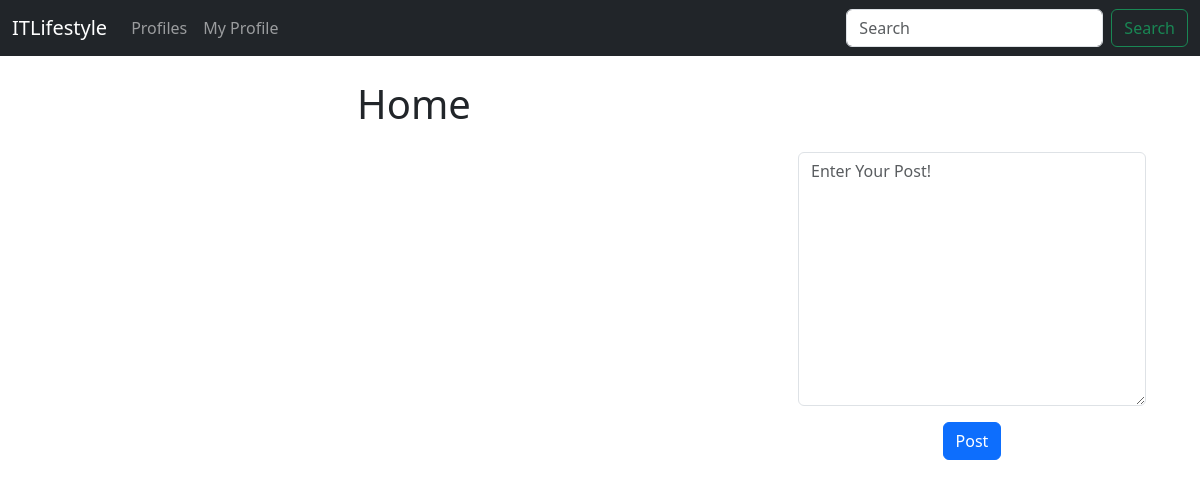
The app's page / (signed in), older data.
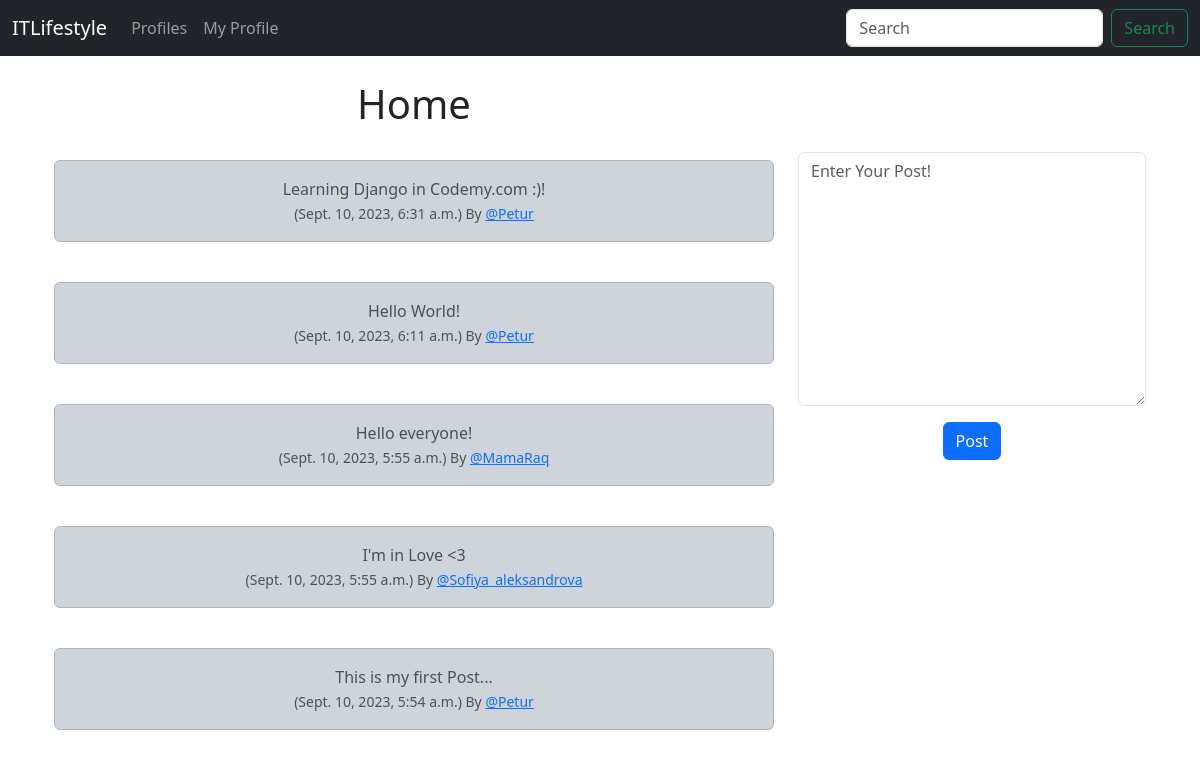
The same page, newer data.
### itlifestyle/models.py (models this page shows, shortened)
class UserPost(models.Model):
    user = models.ForeignKey(
        User,
        related_name='post',
        on_delete=models.DO_NOTHING
    )
    body = models.CharField(max_length=200)
    created_at = models.DateTimeField(auto_now_add=True)

### itlifestyle/views.py (the view, shortened to what this page needs)
# urls.py: path('', views.home, name='home'),
def home(request):
    if request.user.is_authenticated:
        form = PostForm(request.POST or None)
        posts = UserPost.objects.all().order_by('-created_at')
        return render(request, 'home.html', {'posts': posts, 'form': form})
    else:
        messages.success(request, 'You Must Be Logged In To View This Page!')
        return redirect('home')

### itlifestyle/forms.py
class PostForm(forms.ModelForm):
    body = forms.CharField(required=True,
                           widget=forms.widgets.Textarea(attrs={'placeholder': 'Enter Your Post!',
                                                                'class': 'form-control'}),
                           label='',
                           )
    class Meta:
        model = UserPost
        exclude = ('user',)

### itlifestyle/templates/home.html (shortened to what this page needs)
{% extends 'base.html' %}
{% block content %}
<div class="container text-center">
    <div class="row">
        <div class="col-8">
            <h1>Home</h1>
            <br/>
            {% for post in posts %}
            <div class="alert alert-dark" role="alert">
                {{ post.body }}<br/>
                <small class="text-muted">
                    ({{ post.created_at }}) By
                    <a href="{% url 'profile' post.user.id %}">@{{ post.user.username }}</a>
                </small>
            </div>
            <br/>
            {% endfor %}
        </div>
        <div class="col-4">
            <br/><br/><br/>
            {% if form %}
            <form method=POST>
                {{ form.as_p }}
                <button type="submit" class="btn btn-primary">Post</button>
            </form>
            {% endif %}
        </div>
    </div>
</div>
{% endblock %}

### itlifestyle/templates/base.html (shortened to what this page needs)
<!doctype html>
<html lang="en">
<head>
    <link href="https://cdn.jsdelivr.net/npm/bootstrap@5.3.1/dist/css/bootstrap.min.css" rel="stylesheet"
>
</head>
<body>
{% include 'navbar.html' %}
<div class="container">
    <br/>
    {% block content %}
    {% endblock %}
</div>
</body>
</html>

### itlifestyle/templates/navbar.html (shortened to what this page needs)
<nav class="navbar navbar-expand-lg bg-dark navbar-dark">
    <div class="container-fluid">
        <a class="navbar-brand" href="{% url 'home' %}">ITLifestyle</a>
        <div class="collapse navbar-collapse" id="navbarSupportedContent">
            <ul class="navbar-nav me-auto mb-2 mb-lg-0">
                <li class="nav-item">
                    <a class="nav-link" href="{% url 'profile-list' %}">Profiles</a>
                </li>
                {% if user.is_authenticated %}
                <li class="nav-item">
                    <a class="nav-link" href="{% url 'profile' request.user.id %}">My Profile</a>
                </li>
                {% endif %}
            </ul>
            <form class="d-flex" role="search">
                <input class="form-control me-2" type="search" placeholder="Search" aria-label="Search">
                <button class="btn btn-outline-success" type="submit">Search</button>
            </form>
        </div>
    </div>
</nav>

Row changes from the older to the newer data that the page shows:
added UserPost: body "Learning Django in Codemy.com :)!", created_at "Sept. 10, 2023, 6:31 a.m.", user.username "Petur"
added UserPost: body "Hello World!", created_at "Sept. 10, 2023, 6:11 a.m.", user.username "Petur"
added UserPost: body "Hello everyone!", created_at "Sept. 10, 2023, 5:55 a.m.", user.username "MamaRaq"
added UserPost: body "I'm in Love <3", created_at "Sept. 10, 2023, 5:55 a.m.", user.username "Sofiya_aleksandrova"
added UserPost: body "This is my first Post...", created_at "Sept. 10, 2023, 5:54 a.m.", user.username "Petur"
